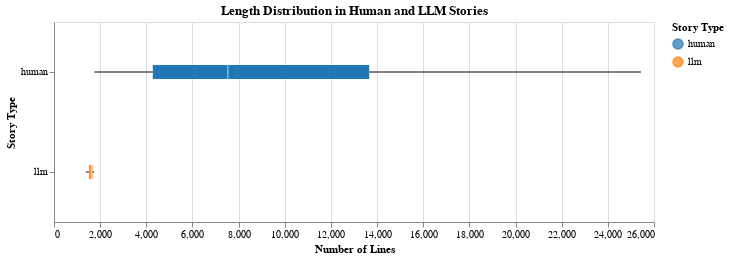

The cell this chart's notebook holds for it:
### Code cell
boxplot = alt.Chart(df).mark_boxplot().encode(
    y=alt.Y('type:N', title="Story Type"),
    x=alt.X('num_lines:Q', title="Number of Lines"),
    color=alt.Color('type:N', scale=alt.Scale(scheme='category10'), title="Story Type"),
    tooltip=['type', 'num_lines']
).properties(
    title="Length Distribution in Human and LLM Stories",
    width=600,
    height=200
)

boxplot

### Figure 1 — Vega-Lite specification as saved in the notebook (floating-point values rounded to 4 significant figures)
{"config": {"view": {"continuousWidth": 300, "continuousHeight": 300}}, "data": {"name": "data-d3f21f808bbc3fe0efd5d8c82a61df7a"}, "mark": {"type": "boxplot"}, "encoding": {"color": {"field": "type", "scale": {"scheme": "category10"}, "title": "Story Type", "type": "nominal"}, "tooltip": [{"field": "type", "type": "nominal"}, {"field": "num_lines", "type": "quantitative"}], "x": {"field": "num_lines", "title": "Number of Lines", "type": "quantitative"}, "y": {"field": "type", "title": "Story Type", "type": "nominal"}}, "height": 200, "title": "Length Distribution in Human and LLM Stories", "width": 600, "$schema": "https://vega.github.io/schema/vega-lite/v5.20.1.json", "datasets": {"data-d3f21f808bbc3fe0efd5d8c82a61df7a": [{"story": "alice", "num_lines": 2463, "type": "human"}, {"story": "anne", "num_lines": 8703, "type": "human"}, {"story": "artofwar", "num_lines": 7571, "type": "human"}, {"story": "candide", "num_lines": 2877, "type": "human"}, {"story": "donquixote", "num_lines": 16099, "type": "human"}, {"story": "emma", "num_lines": 4215, "type": "human"}, {"story": "faust", "num_lines": 6242, "type": "human"}, {"story": "frankenstein", "num_lines": 6655, "type": "human"}, {"story": "gatsby", "num_lines": 4710, "type": "human"}, {"story": "genji", "num_lines": 7864, "type": "human"}, {"story": "greatexp", "num_lines": 16105, "type": "human"}, {"story": "hamlet", "num_lines": 5199, "type": "human"}, {"story": "iliad", "num_lines": 19463, "type": "human"}, {"story": "janeeyre", "num_lines": 16560, "type": "human"}, {"story": "littlewomen", "num_lines": 16680, "type": "human"}, {"story": "marrow", "num_lines": 7820, "type": "human"}, {"story": "mendips", "num_lines": 7511, "type": "human"}, {"story": "metamorphosis", "num_lines": 1752, "type": "human"}, {"story": "odyssey", "num_lines": 9246, "type": "human"}, {"story": "pride", "num_lines": 10997, "type": "human"}, {"story": "pygmalion", "num_lines": 2630, "type": "human"}, {"story": "redchamber", "num_lines": 15778, "type": "human"}, {"story": "romeo", "num_lines": 3401, "type": "human"}, {"story": "school", "num_lines": 2948, "type": "human"}, {"story": "tenant", "num_lines": 14546, "type": "human"}, {"story": "trial", "num_lines": 6472, "type": "human"}, {"story": "ulysses", "num_lines": 25435, "type": "human"}, {"story": "victoria", "num_lines": 7555, "type": "human"}, {"story": "war", "num_lines": 4482, "type": "human"}, {"story": "wizard", "num_lines": 3403, "type": "human"}, {"story": "bookstore", "num_lines": 1388, "type": "llm"}, {"story": "color", "num_lines": 1672, "type": "llm"}, {"story": "starlight", "num_lines": 1575, "type": "llm"}, {"story": "time", "num_lines": 1650, "type": "llm"}, {"story": "threads", "num_lines": 1504, "type": "llm"}, {"story": "whispers", "num_lines": 1741, "type": "llm"}]}}
